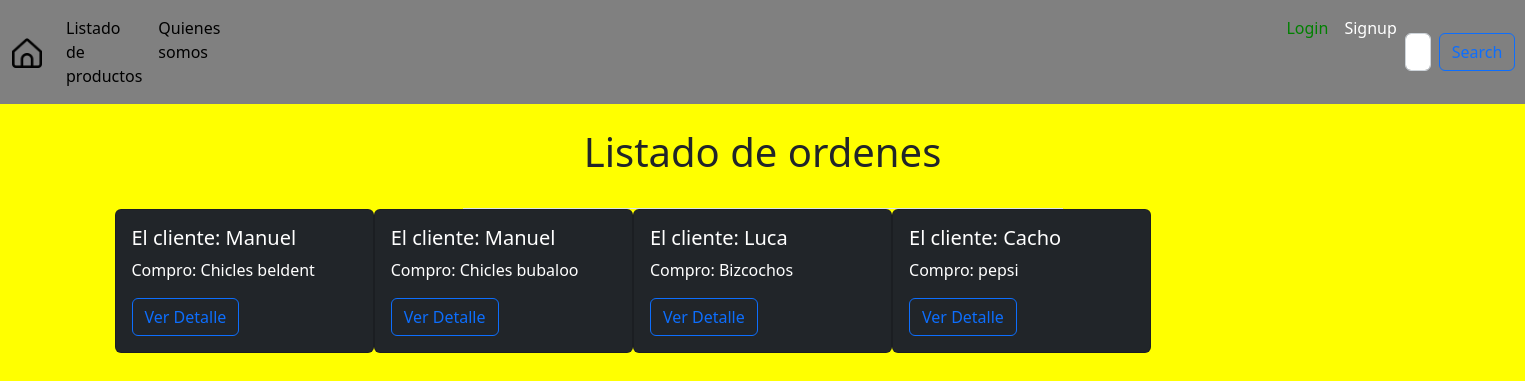
The page /orders/list-orders/ on the database as committed earlier.
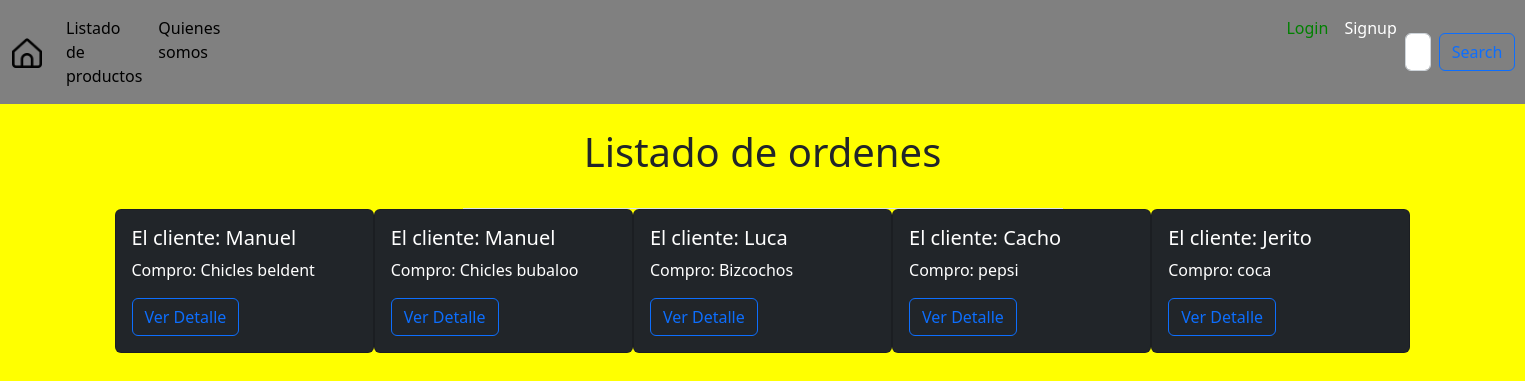
The same page on the database as committed later.
### orders/models.py (models this page shows)
class Order(models.Model):
    client = models.CharField(max_length=100)
    product = models.CharField(max_length=100)
    payment_method = models.CharField(max_length=100)

### orders/views.py (the view)
# urls.py: path('list-orders/', list_orders),
def list_orders(request):
    orders = Order.objects.all()
    context = {
        'orders': orders
    }
    return render(request, 'orders/list_orders.html', context=context)

### templates/orders/list_orders.html (shortened to what this page needs)
{% extends 'base.html' %}
{% block content %}
    <div class="mx-auto border-bottom py-4 text-center" style="width: 600px">
    <h1>Listado de ordenes</h1>
</div>
    {% for order in orders %}
<div class="container">
    <div class="card text-white bg-dark" style="width: 20%; float: left;">
        <div class="card-body">
        <h5 class="card-title">El cliente: {{order.client}}</h5>
        <p class="card-text"> Compro: {{order.product}}</p>
        <a href="#" class="btn btn-outline-primary btn-block">Ver Detalle</a>
        </div>
    </div>
    </div>
    {% endfor %}
{% endblock %}

Rows that differ between the two databases and show on the page:
added Order: client "Jerito", product "coca"
